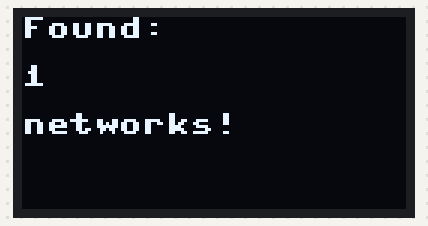
Bench run of a program on a simulated Raspberry Pi Pico running MicroPython. Parts: 128×64 one-colour display. A WiFi scan finds one network, HomeNet; what the program prints to the serial console is not drawn. At 2.1 s the program stops and its outputs stay as they are.

Above: at 2.1 s.

The program:

wifi_scan.py
```python
from machine import Pin, I2C
import ssd1306
import network
import time

i2c = I2C(0, sda=Pin(0), scl=Pin(1))
oled = ssd1306.SSD1306_I2C(128, 64, i2c)

oled.fill(0)
oled.text("Scanning...", 0, 0)
oled.show()

wlan = network.WLAN(network.STA_IF)
wlan.active(True)
nets = wlan.scan()

oled.fill(0)
oled.text("Found:", 0, 0)
oled.text(str(len(nets)), 0, 16)
oled.text("networks!", 0, 32)
oled.show()

print("スキャン結果:")
for net in nets:
    print(net[0], net[3])
```
